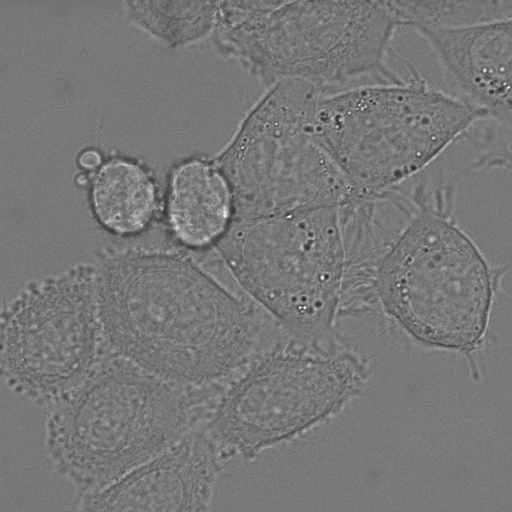
#> input picture DIC-C2DH-HeLa/01/t030.tif, 512 x 512 px; its folder holds 4 pictures in this run
$ jupyter execute --allow-errors Untitled1.ipynb   (older library calls are emulated)
#> lines starting #> are read from the running program, lines starting #| are printed output that depends on the picture; after the words box and inside, x2 and y2 are one past the last pixel; in counts of white or black regions, pixels touching at a corner belong together
#> further down, img is the input picture: shape (512, 512, 3); min 31, max 255, mean 119.6
[cell 1]
import os
import sys
import random
import warnings
import re
import numpy as np
import pandas as pd
import cv2
import matplotlib.pyplot as plt

from tqdm import tqdm
from itertools import chain
from skimage.io import imread, imshow, imread_collection, concatenate_images
from skimage.transform import resize
from skimage.morphology import label

from keras.models import Model, load_model
from keras.layers import Input
from keras.layers.core import Dropout, Lambda
from keras.layers.convolutional import Conv2D, Conv2DTranspose
from keras.layers.pooling import MaxPooling2D
from keras.layers.merge import concatenate
from keras.callbacks import EarlyStopping, ModelCheckpoint
from keras import backend as K

import tensorflow as tf

# Set some parameters
IMG_WIDTH = 128
IMG_HEIGHT = 128
IMG_CHANNELS = 3
TRAIN_PATH = 'DIC-C2DH-HeLa/01/'
TEST_PATH = 'COMP9517 20T2 Group Project Image Sequences/DIC-C2DH-HeLa/Sequence 1/'
# TRAIN_PATH2 = 'DIC-C2DH-HeLa/02/'
warnings.filterwarnings('ignore', category=UserWarning, module='skimage')
seed = 42
random.seed = seed
np.random.seed = seed

[cell 2]
# Get train and test IDs
train_ids = next(os.walk(TRAIN_PATH))[2]
#> (the rest of this cell did not finish here and is left out)

[cell 3]
X_train = np.zeros((len(train_ids), IMG_HEIGHT, IMG_WIDTH, 3), dtype=np.uint8)
Y_train = np.zeros((len(train_ids), IMG_HEIGHT, IMG_WIDTH, 1), dtype=np.bool)
print('Getting and resizing train images and masks ... ')
sys.stdout.flush()
#> (the rest of this cell did not finish here and is left out)

[cell 4]
ix = random.randint(0, len(train_ids))
imshow(X_train[ix])
plt.show()
imshow(np.squeeze(Y_train[ix]))
plt.show()
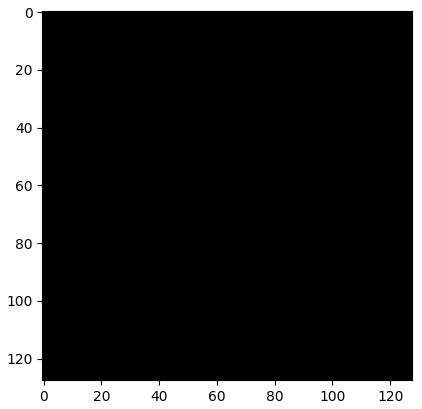
#> figure drawn by matplotlib, 1 panel

[cell 5]
ix

#> (a cell that did not finish here is left out)

#> (a cell that did not finish here is left out)

#> (a cell that did not finish here is left out)

#> (a cell that did not finish here is left out)

[cell 10]
from scipy import ndimage as ndi
from skimage.morphology import watershed
from skimage.feature import peak_local_max
from sklearn.cluster import MeanShift
import cv2
def perform_watershed(image):
    distance = ndi.distance_transform_edt(image)
    plt.imshow(distance)
    peak = peak_local_max(distance,indices=False, labels=image)
#     plt.imshow(image)
    markers = ndi.label(peak)[0]
    ws_labels = watershed(-distance, markers, mask=image)
    return ws_labels

[cell 11]
# img=resize(np.squeeze(pred[0]), (IMG_HEIGHT, IMG_WIDTH), mode='constant', preserve_range=True)
# img=(img*255).astype(np.uint8)
th=(img>70)
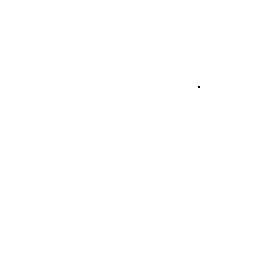
#> th: shape (128, 128, 3) bool (shown 2 times larger); 100% white; black in thin lines or dots, all inside (x1, y1, x2, y2) = (99, 43, 100, 44)
ws_img=perform_watershed(th)
#> in perform_watershed, `distance = ndi.distance_transform_edt(image)`:
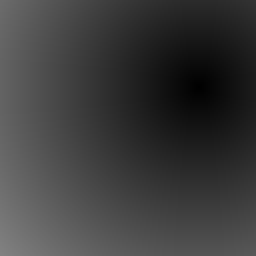
#> distance: shape (128, 128, 3) float64 (shown 2 times larger); min 0, max 129.8, mean 60.3
#> in perform_watershed, `peak = peak_local_max(distance,indices=False, labels=image)`:
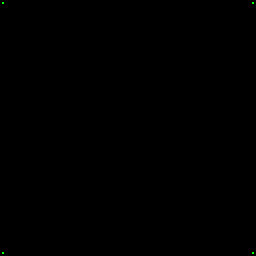
#> peak: shape (128, 128, 3) bool (shown 2 times larger); mean R, G, B 0, 0.000244, 0
#> in perform_watershed, `ws_labels = watershed(-distance, markers, mask=image)`:
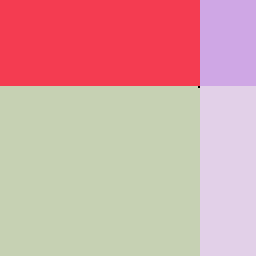
#> ws_labels: shape (128, 128, 3) int32 (shown 2 times larger); 5 distinct labels, from 0 to 4; one colour per label, 0 black

# ret2,th2 = cv2.threshold(img,0,255,cv2.THRESH_OTSU)
plt.imshow(ws_img, cmap="gray")

#> (a cell that did not finish here is left out)

#> in perform_watershed (call 2), `distance = ndi.distance_transform_edt(image)`:
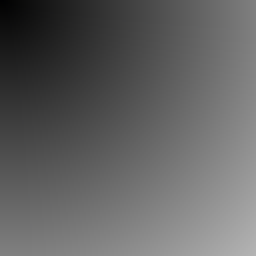
#> distance: shape (128, 128, 3) float64 (shown 2 times larger); mean R, G, B 97.9, 98, 98

[cell 13]
plt.imshow(ws_img)
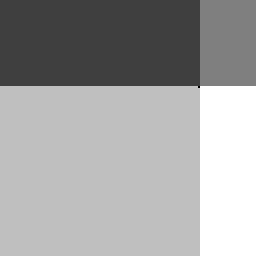
#> shown: shape (128, 128, 3) (shown 2 times larger); min 0, max 4, mean 2.55; drawn with min black and max white
